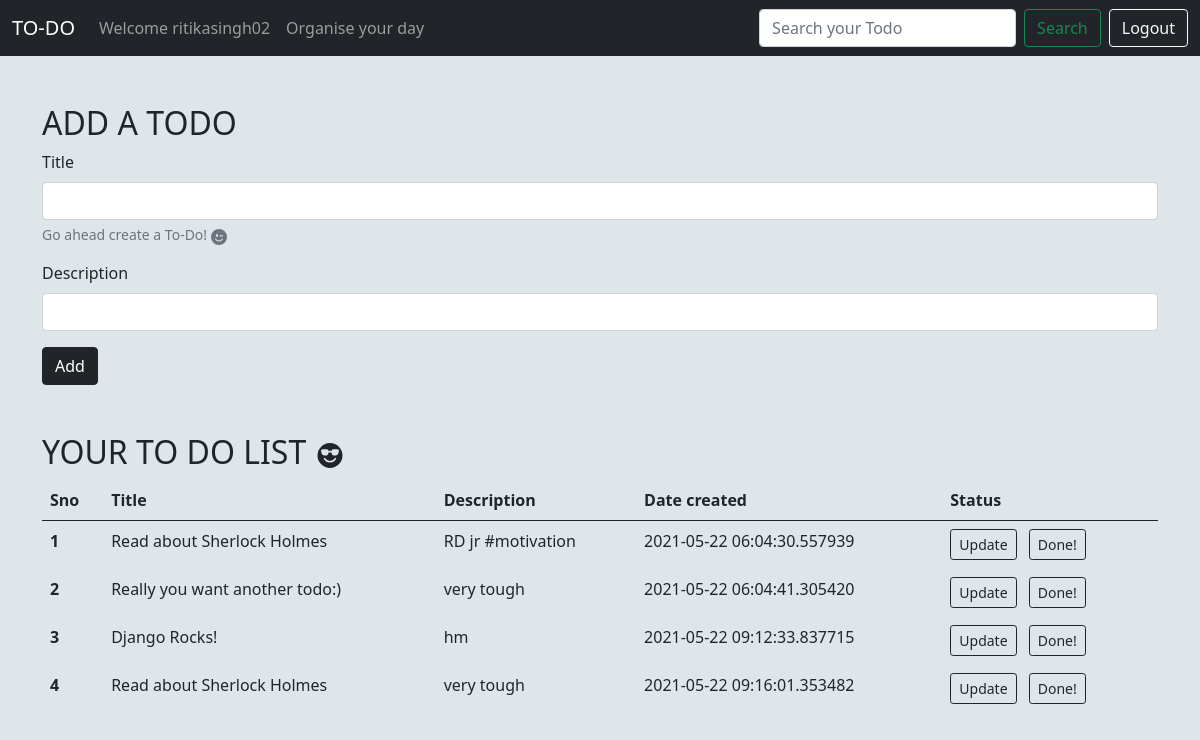
Page / (signed in) on the earlier database version.
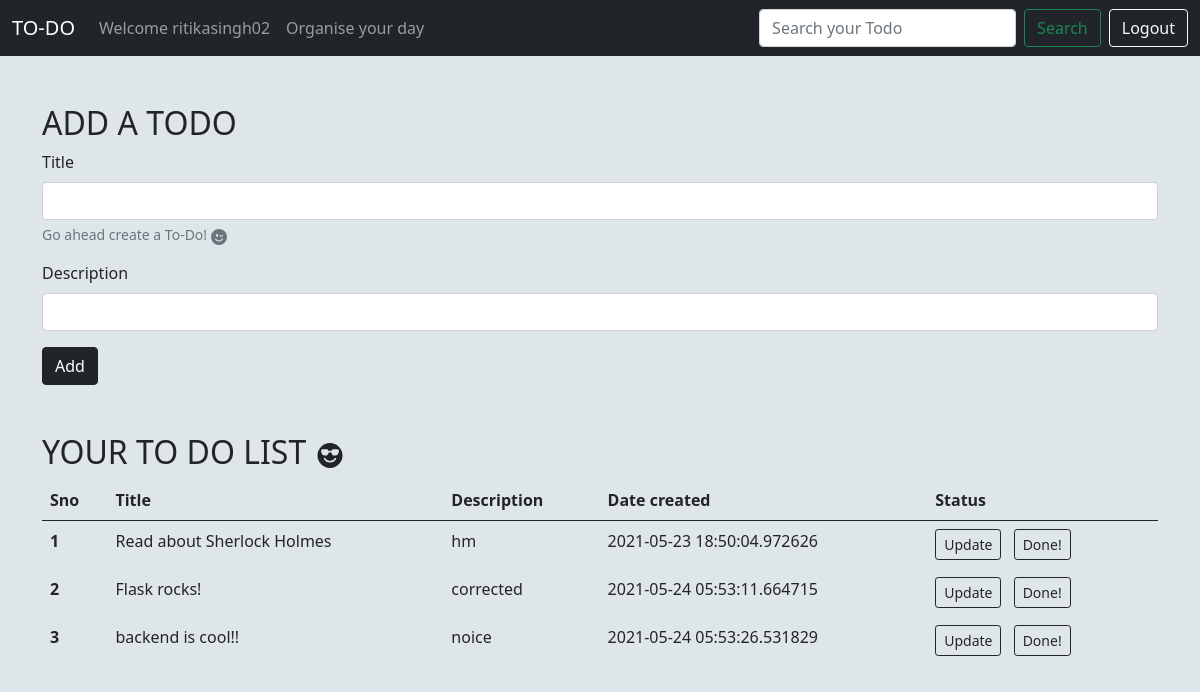
Same page on the later database version.
### app.py (models this page shows, shortened)
class Todo(db.Model):
    _tablename = 'todo'
    sno = db.Column(db.Integer, primary_key=True)
    title = db.Column(db.String(200), nullable=False)
    desc = db.Column(db.String(200), nullable=False)
    user = db.Column(db.String(200), db.ForeignKey('user.uname'))
    date_created = db.Column(db.DateTime, default=datetime.utcnow)

### app.py (the view)
@app.route('/', methods=['GET', 'POST'])
def home():
    if "user" in session:
        uname = session['user']
        if request.method == "POST":
            title = request.form["title"]
            desc = request.form["desc"]
            todo = Todo(title=title, desc=desc, user=uname)
            db.session.add(todo)
            db.session.commit()
        allqueries = Todo.query.filter_by(user=uname).all()
        return render_template('index.html', allqueries=allqueries, user=uname)
    else:
        return redirect(url_for("login"))

### templates/index.html (shortened to what this page needs)
{% extends 'base.html' %}
{%block body%}
    <div class="container my-5">
        <h2>ADD A TODO</h2>
    <form action= "/" method="POST">
        <div class="mb-3">
            <label for="title" class="form-label">Title</label>
            <input type="text" class="form-control" name = "title" id="title" aria-describedby="emailHelp">
            <div id="emailHelp" class="form-text">Go ahead create a To-Do!
            </div>
        </div>
        <div class="mb-3">
            <label for="desc" class="form-label">Description</label>
            <input type="text" class="form-control" name = "desc" id="desc">
        </div>
        <button type="submit" class="btn btn-dark ">Add</button>
        </form>
        </div>
    <div class="container my-5">
        <h2>YOUR TO DO LIST
          </h2>
        <table class="table  table-hover">
          {%if allqueries|length ==0%}
            <div class="alert alert-dark" role="alert">
              NEW DAY? - CREATE A TODO!
            </div>
          {%else%}
            <thead>
              <tr>
                <th scope="col">Sno</th>
                <th scope="col">Title</th>
                <th scope="col">Description</th>
                <th scope="col">Date created</th>
                <th scope="col">Status</th>
              </tr>
            </thead>
            <tbody>
              {% for todo in allqueries%}
              <tr>
                <th scope="row">{{loop.index}}</th>
                <div id = "search-input">
                  <td >{{todo.title}}</td>
                  <td>{{todo.desc}}</td>
                  <td>{{todo.date_created}}</td>
                </div>
                <td><a href = "update/{{todo.sno}}"><button type="button" class="btn btn-outline-dark  btn-sm" >Update</button></a>
                <a href = "delete/{{todo.sno}}"><button type="button" class="btn btn-outline-dark mx-2  btn-sm" >Done!</button></a></td>
              </tr>
              {%endfor%}
              {%endif%}
            </tbody>
          </table>
    </div>
{%endblock%}

### templates/base.html (shortened to what this page needs)
<!doctype html>
<html lang="en">
  <head>
    <link href="https://cdn.jsdelivr.net/npm/bootstrap@5.0.0/dist/css/bootstrap.min.css" rel="stylesheet">
    <link href="https://cdn.jsdelivr.net/npm/bootstrap@5.0.0/dist/css/bootstrap.min.css" rel="stylesheet">
  </head>
  <body onload="Focus()">
    <nav class="navbar navbar-expand-lg navbar-dark bg-dark">
        <div class="container-fluid">
          <a class="navbar-brand" href="/">TO-DO</a>
          <div class="collapse navbar-collapse" id="navbarSupportedContent">
            <ul class="navbar-nav me-auto mb-2 mb-lg-0">
              <li class="nav-item">
                {% if user%}
                <a class="nav-link deactive" aria-current="page" href="/">Welcome {{user}}</a>
                {%else%}
                <a class="nav-link active" aria-current="page" href="/login">Login</a>
                {%endif%}
              </li>
              <li class="nav-item">
                <a class="nav-link" href="#">Organise your day</a>
              </li>
            </ul>
            <div class="d-flex" >
              <input class="form-control me-2" type="search" id = "search" name= "search" placeholder="Search your Todo" aria-label="Search">
              <button class="btn btn-outline-success me-2" id = "search-button" onclick= "search(event)" type="submit">Search</button>
            </div>
            <div class="d-flex" >
              <button type="button" class="btn btn-outline-light" onclick="location.href ='/logout';">Logout</button>
            </div>
          </div>
        </div>
      </nav>
      {% block body %}
      {% endblock body %}
  </body>
  </html>

### templates/base.html (style rules this page uses)
body { background-color: #dfe6e9; }

Differences in the rows shown:
removed Todo: title "Really you want another todo:)", desc "very tough", date_created "2021-05-22 06:04:41.305420"
no longer on this page (row edited): Todo: title "Read about Sherlock Holmes", desc "very tough", date_created "2021-05-22 09:16:01.353482"
changed Todo "Read about Sherlock Holmes": desc "RD jr #motivation" → "hm"; date_created "2021-05-22 06:04:30.557939" → "2021-05-23 18:50:04.972626"
changed Todo: title "Django Rocks!" → "Flask rocks!"; desc "hm" → "corrected"; date_created "2021-05-22 09:12:33.837715" → "2021-05-24 05:53:11.664715"
added Todo: title "backend is cool!!", desc "noice", date_created "2021-05-24 05:53:26.531829"
